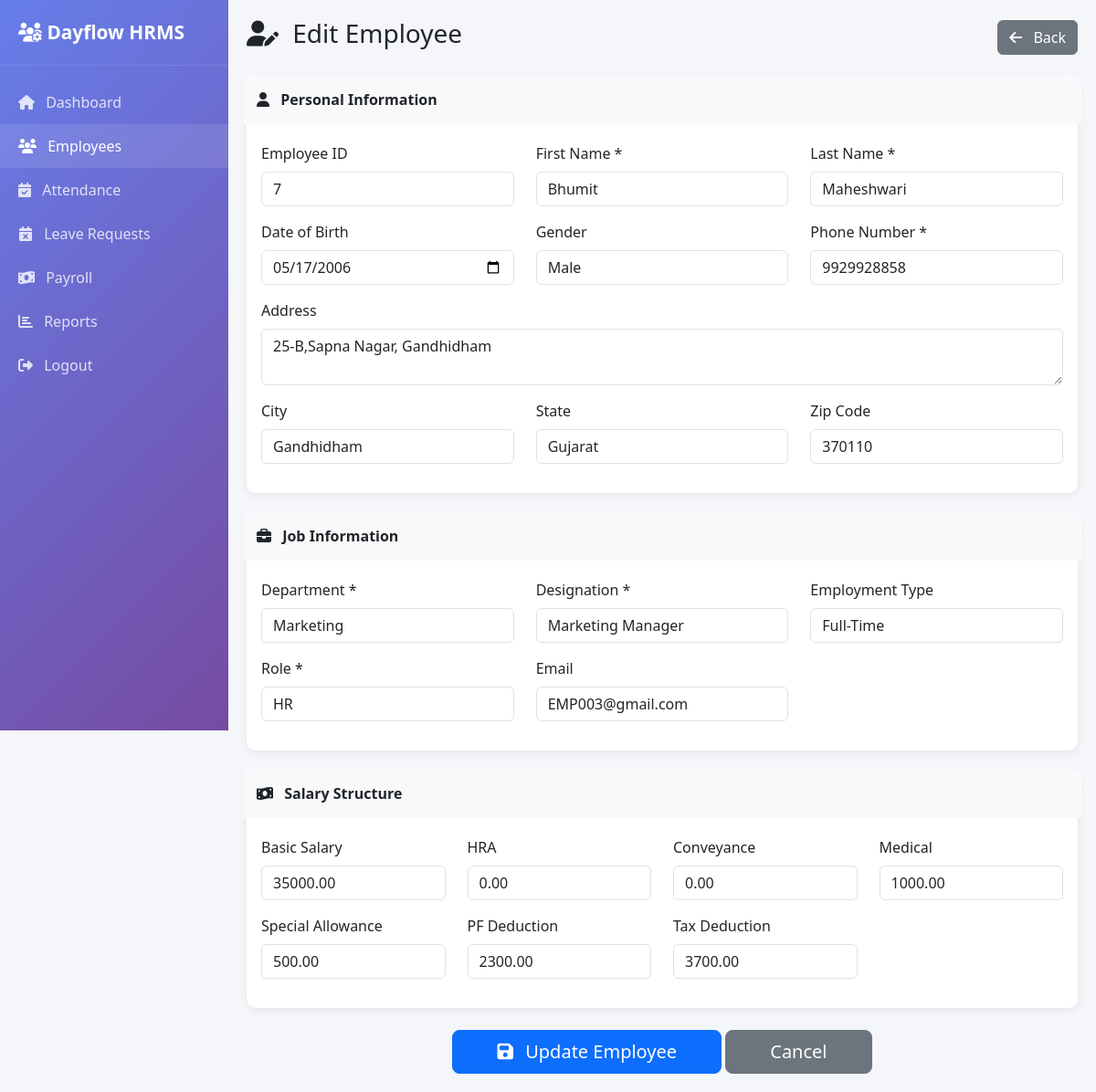
Screenshot of /admin/edit_employee.php?id=7 (signed in) with the database file from the repository.
### tables this page shows
CREATE TABLE `employees` (
  `id` int(11) NOT NULL,
  `user_id` int(11) NOT NULL,
  `employee_id` varchar(20) NOT NULL,
  `first_name` varchar(50) NOT NULL,
  `last_name` varchar(50) NOT NULL,
  `full_name` varchar(100) GENERATED ALWAYS AS (concat(`first_name`,' ',`last_name`)) STORED,
  `date_of_birth` date DEFAULT NULL,
  `gender` enum('Male','Female','Other') DEFAULT NULL,
  `phone` varchar(15) DEFAULT NULL,
  `alternate_phone` varchar(15) DEFAULT NULL,
  `address` text DEFAULT NULL,
  `city` varchar(50) DEFAULT NULL,
  `state` varchar(50) DEFAULT NULL,
  `zip_code` varchar(10) DEFAULT NULL,
  `country` varchar(50) DEFAULT 'India',
  `profile_picture` varchar(255) DEFAULT NULL,
  `department` varchar(100) DEFAULT NULL,
  `designation` varchar(100) DEFAULT NULL,
  `date_of_joining` date DEFAULT NULL,
  `employment_type` enum('Full-Time','Part-Time','Contract','Intern') DEFAULT 'Full-Time',
  `reporting_manager` int(11) DEFAULT NULL,
  `emergency_contact_name` varchar(100) DEFAULT NULL,
  `emergency_contact_phone` varchar(15) DEFAULT NULL,
  `emergency_contact_relation` varchar(50) DEFAULT NULL,
  `bank_name` varchar(100) DEFAULT NULL,
  `bank_account_number` varchar(30) DEFAULT NULL,
  `bank_ifsc` varchar(20) DEFAULT NULL,
  `pan_number` varchar(10) DEFAULT NULL,
  `aadhar_number` varchar(12) DEFAULT NULL,
  `created_at` timestamp NOT NULL DEFAULT current_timestamp(),
  `updated_at` timestamp NOT NULL DEFAULT current_timestamp() ON UPDATE current_timestamp()
);

CREATE TABLE `salary_structure` (
  `id` int(11) NOT NULL,
  `employee_id` int(11) NOT NULL,
  `basic_salary` decimal(10,2) NOT NULL DEFAULT 0.00,
  `hra` decimal(10,2) DEFAULT 0.00,
  `conveyance_allowance` decimal(10,2) DEFAULT 0.00,
  `medical_allowance` decimal(10,2) DEFAULT 0.00,
  `special_allowance` decimal(10,2) DEFAULT 0.00,
  `other_allowances` decimal(10,2) DEFAULT 0.00,
  `pf_deduction` decimal(10,2) DEFAULT 0.00,
  `tax_deduction` decimal(10,2) DEFAULT 0.00,
  `other_deductions` decimal(10,2) DEFAULT 0.00,
  `gross_salary` decimal(10,2) GENERATED ALWAYS AS (`basic_salary` + `hra` + `conveyance_allowance` + `medical_allowance` + `special_allowance` + `other_allowances`) STORED,
  `total_deductions` decimal(10,2) GENERATED ALWAYS AS (`pf_deduction` + `tax_deduction` + `other_deductions`) STORED,
  `net_salary` decimal(10,2) GENERATED ALWAYS AS (`basic_salary` + `hra` + `conveyance_allowance` + `medical_allowance` + `special_allowance` + `other_allowances` - `pf_deduction` - `tax_deduction` - `other_deductions`) STORED,
  `effective_from` date NOT NULL,
  `created_at` timestamp NOT NULL DEFAULT current_timestamp(),
  `updated_at` timestamp NOT NULL DEFAULT current_timestamp() ON UPDATE current_timestamp()
);

CREATE TABLE `users` (
  `user_id` int(11) NOT NULL,
  `employee_id` varchar(20) NOT NULL,
  `email` varchar(100) NOT NULL,
  `password_hash` varchar(255) NOT NULL,
  `role_id` int(11) NOT NULL DEFAULT 3,
  `is_verified` tinyint(1) DEFAULT 1,
  `reset_token` varchar(100) DEFAULT NULL,
  `reset_token_expiry` datetime DEFAULT NULL,
  `last_login` datetime DEFAULT NULL,
  `is_active` tinyint(1) DEFAULT 1,
  `created_at` timestamp NOT NULL DEFAULT current_timestamp(),
  `updated_at` timestamp NOT NULL DEFAULT current_timestamp() ON UPDATE current_timestamp()
);

CREATE TABLE `roles` (
  `role_id` int(11) NOT NULL,
  `role_name` varchar(50) NOT NULL,
  `description` text DEFAULT NULL,
  `created_at` timestamp NOT NULL DEFAULT current_timestamp()
);

### admin/edit_employee.php (the view, shortened to what this page needs)
<?php
$db = getDB();
$employeeId = (int)($_GET['id'] ?? 0);
try {
    $stmt = $db->prepare("
        SELECT e.*, u.email, u.role_id, s.*
        FROM employees e
        INNER JOIN users u ON e.user_id = u.user_id
        LEFT JOIN salary_structure s ON e.id = s.employee_id
        WHERE e.id = ?
    ");
    $stmt->execute([$employeeId]);
    $employee = $stmt->fetch();
} catch(PDOException $e) {
    error_log($e->getMessage());
    redirect('admin/employees.php');
}
$roles = $db->query("SELECT * FROM roles ORDER BY role_id")->fetchAll();
?>
<!DOCTYPE html>
<html lang="en">
<head>
    <link href="https://cdn.jsdelivr.net/npm/bootstrap@5.3.0/dist/css/bootstrap.min.css" rel="stylesheet">
    <link rel="stylesheet" href="https://cdnjs.cloudflare.com/ajax/libs/font-awesome/6.4.0/css/all.min.css">
</head>
<body>
    <div class="sidebar">
        <div class="logo"><i class="fas fa-users-cog"></i> <?php echo APP_NAME; ?></div>
        <nav class="nav flex-column mt-3">
            <a class="nav-link" href="dashboard.php"><i class="fas fa-home me-2"></i> Dashboard</a>
            <a class="nav-link active" href="employees.php"><i class="fas fa-users me-2"></i> Employees</a>
            <a class="nav-link" href="attendance.php"><i class="fas fa-calendar-check me-2"></i> Attendance</a>
            <a class="nav-link" href="leave_requests.php"><i class="fas fa-calendar-times me-2"></i> Leave Requests</a>
            <a class="nav-link" href="payroll.php"><i class="fas fa-money-bill-wave me-2"></i> Payroll</a>
            <a class="nav-link" href="reports.php"><i class="fas fa-chart-bar me-2"></i> Reports</a>
            <a class="nav-link" href="../auth/logout.php"><i class="fas fa-sign-out-alt me-2"></i> Logout</a>
        </nav>
    </div>
    <div class="main-content">
        <div class="d-flex justify-content-between align-items-center mb-4">
            <h3><i class="fas fa-user-edit me-2"></i> Edit Employee</h3>
            <a href="employees.php" class="btn btn-secondary">
                <i class="fas fa-arrow-left me-2"></i> Back
            </a>
        </div>
        <form method="POST">
            <div class="card mb-4">
                <div class="card-body">
                    <div class="section-title"><i class="fas fa-user me-2"></i> Personal Information</div>
                    <div class="row">
                        <div class="col-md-4 mb-3">
                            <label class="form-label">Employee ID</label>
                            <input type="text" class="form-control" value="<?php echo $employee['employee_id']; ?>" readonly>
                        </div>
                        <div class="col-md-4 mb-3">
                            <label class="form-label">First Name *</label>
                            <input type="text" name="first_name" class="form-control" value="<?php echo $employee['first_name']; ?>" required>
                        </div>
                        <div class="col-md-4 mb-3">
                            <label class="form-label">Last Name *</label>
                            <input type="text" name="last_name" class="form-control" value="<?php echo $employee['last_name']; ?>" required>
                        </div>
                        <div class="col-md-4 mb-3">
                            <label class="form-label">Date of Birth</label>
                            <input type="date" name="date_of_birth" class="form-control" value="<?php echo $employee['date_of_birth']; ?>">
                        </div>
                        <div class="col-md-4 mb-3">
                            <label class="form-label">Gender</label>
                            <select name="gender" class="form-control">
                                <option value="Male" <?php echo $employee['gender'] == 'Male' ? 'selected' : ''; ?>>Male</option>
                            </select>
                        </div>
                        <div class="col-md-4 mb-3">
                            <label class="form-label">Phone Number *</label>
                            <input type="text" name="phone" class="form-control" value="<?php echo $employee['phone']; ?>" required>
                        </div>
                        <div class="col-md-12 mb-3">
                            <label class="form-label">Address</label>
                            <textarea name="address" class="form-control" rows="2"><?php echo $employee['address']; ?></textarea>
                        </div>
                        <div class="col-md-4 mb-3">
                            <label class="form-label">City</label>
                            <input type="text" name="city" class="form-control" value="<?php echo $employee['city']; ?>">
                        </div>
                        <div class="col-md-4 mb-3">
                            <label class="form-label">State</label>
                            <input type="text" name="state" class="form-control" value="<?php echo $employee['state']; ?>">
                        </div>
                        <div class="col-md-4 mb-3">
                            <label class="form-label">Zip Code</label>
                            <input type="text" name="zip_code" class="form-control" value="<?php echo $employee['zip_code']; ?>">
                        </div>
                    </div>
                </div>
            </div>
            <div class="card mb-4">
                <div class="card-body">
                    <div class="section-title"><i class="fas fa-briefcase me-2"></i> Job Information</div>
                    <div class="row">
                        <div class="col-md-4 mb-3">
                            <label class="form-label">Department *</label>
                            <select name="department" class="form-control" required>
                                <option value="Marketing" <?php echo $employee['department'] == 'Marketing' ? 'selected' : ''; ?>>Marketing</option>
                            </select>
                        </div>
                        <div class="col-md-4 mb-3">
                            <label class="form-label">Designation *</label>
                            <input type="text" name="designation" class="form-control" value="<?php echo $employee['designation']; ?>" required>
                        </div>
                        <div class="col-md-4 mb-3">
                            <label class="form-label">Employment Type</label>
                            <select name="employment_type" class="form-control">
                                <option value="Full-Time" <?php echo $employee['employment_type'] == 'Full-Time' ? 'selected' : ''; ?>>Full-Time</option>
                            </select>
                        </div>
                        <div class="col-md-4 mb-3">
                            <label class="form-label">Role *</label>
                            <select name="role_id" class="form-control" required>
                                <?php foreach($roles as $role): ?>
                                    <option value="<?php echo $role['role_id']; ?>"
                                        <?php echo $employee['role_id'] == $role['role_id'] ? 'selected' : ''; ?>>
                                        <?php echo $role['role_name']; ?>
                                    </option>
                                <?php endforeach; ?>
                            </select>
                        </div>
                        <div class="col-md-4 mb-3">
                            <label class="form-label">Email</label>
                            <input type="email" class="form-control" value="<?php echo $employee['email']; ?>" readonly>
                        </div>
                    </div>
                </div>
            </div>
            <div class="card mb-4">
                <div class="card-body">
                    <div class="section-title"><i class="fas fa-money-bill-wave me-2"></i> Salary Structure</div>
                    <div class="row">
                        <div class="col-md-3 mb-3">
                            <label class="form-label">Basic Salary</label>
                            <input type="number" name="basic_salary" class="form-control" step="0.01"
                                value="<?php echo $employee['basic_salary']; ?>">
                        </div>
                        <div class="col-md-3 mb-3">
                            <label class="form-label">HRA</label>
                            <input type="number" name="hra" class="form-control" step="0.01"
                                value="<?php echo $employee['hra']; ?>">
                        </div>
                        <div class="col-md-3 mb-3">
                            <label class="form-label">Conveyance</label>
                            <input type="number" name="conveyance_allowance" class="form-control" step="0.01"
                                value="<?php echo $employee['conveyance_allowance']; ?>">
                        </div>
                        <div class="col-md-3 mb-3">
                            <label class="form-label">Medical</label>
                            <input type="number" name="medical_allowance" class="form-control" step="0.01"
                                value="<?php echo $employee['medical_allowance']; ?>">
                        </div>
                        <div class="col-md-3 mb-3">
                            <label class="form-label">Special Allowance</label>
                            <input type="number" name="special_allowance" class="form-control" step="0.01"
                                value="<?php echo $employee['special_allowance']; ?>">
                        </div>
                        <div class="col-md-3 mb-3">
                            <label class="form-label">PF Deduction</label>
                            <input type="number" name="pf_deduction" class="form-control" step="0.01"
                                value="<?php echo $employee['pf_deduction']; ?>">
                        </div>
                        <div class="col-md-3 mb-3">
                            <label class="form-label">Tax Deduction</label>
                            <input type="number" name="tax_deduction" class="form-control" step="0.01"
                                value="<?php echo $employee['tax_deduction']; ?>">
                        </div>
                    </div>
                </div>
            </div>
            <div class="text-center">
                <button type="submit" class="btn btn-primary btn-lg px-5">
                    <i class="fas fa-save me-2"></i> Update Employee
                </button>
                <a href="employees.php" class="btn btn-secondary btn-lg px-5">Cancel</a>
            </div>
        </form>
    </div>
</body>
</html>

### admin/edit_employee.php (style rules this page uses)
body { background: #f4f6f9; font-family: 'Segoe UI', Tahoma, Geneva, Verdana, sans-serif; }
.sidebar { min-height: 100vh; background: linear-gradient(135deg, #667eea 0%, #764ba2 100%); color: white; position: fixed; width: 250px; }
.sidebar .logo { padding: 20px; font-size: 1.3rem; font-weight: bold; border-bottom: 1px solid rgba(255,255,255,0.1); }
.sidebar .nav-link { color: rgba(255,255,255,0.8); padding: 12px 20px; }
.sidebar .nav-link:hover, .sidebar .nav-link.active { background: rgba(255,255,255,0.1); color: white; }
.main-content { margin-left: 250px; padding: 20px; }
.card { border: none; border-radius: 10px; box-shadow: 0 2px 10px rgba(0,0,0,0.08); }
.section-title { background: #f8f9fa; padding: 15px; font-weight: bold; margin: -20px -20px 20px; border-radius: 10px 10px 0 0; }

### rows the page displays
employees: employee_id "7", first_name "Bhumit", last_name "Maheshwari", date_of_birth "05/17/2006", gender "Male", phone "9929928858", address "25-B,Sapna Nagar, Gandhidham", city "Gandhidham", state "Gujarat", zip_code "370110", department "Marketing", designation "Marketing Manager", employment_type "Full-Time", user.email "EMP003@gmail.com", basic_salary "35000.00", hra "0.00", conveyance_allowance "0.00", medical_allowance "1000.00", special_allowance "500.00", pf_deduction "2300.00", tax_deduction "3700.00"
users: role_id "HR"

### other values shown
APP_NAME "Dayflow HRMS"
